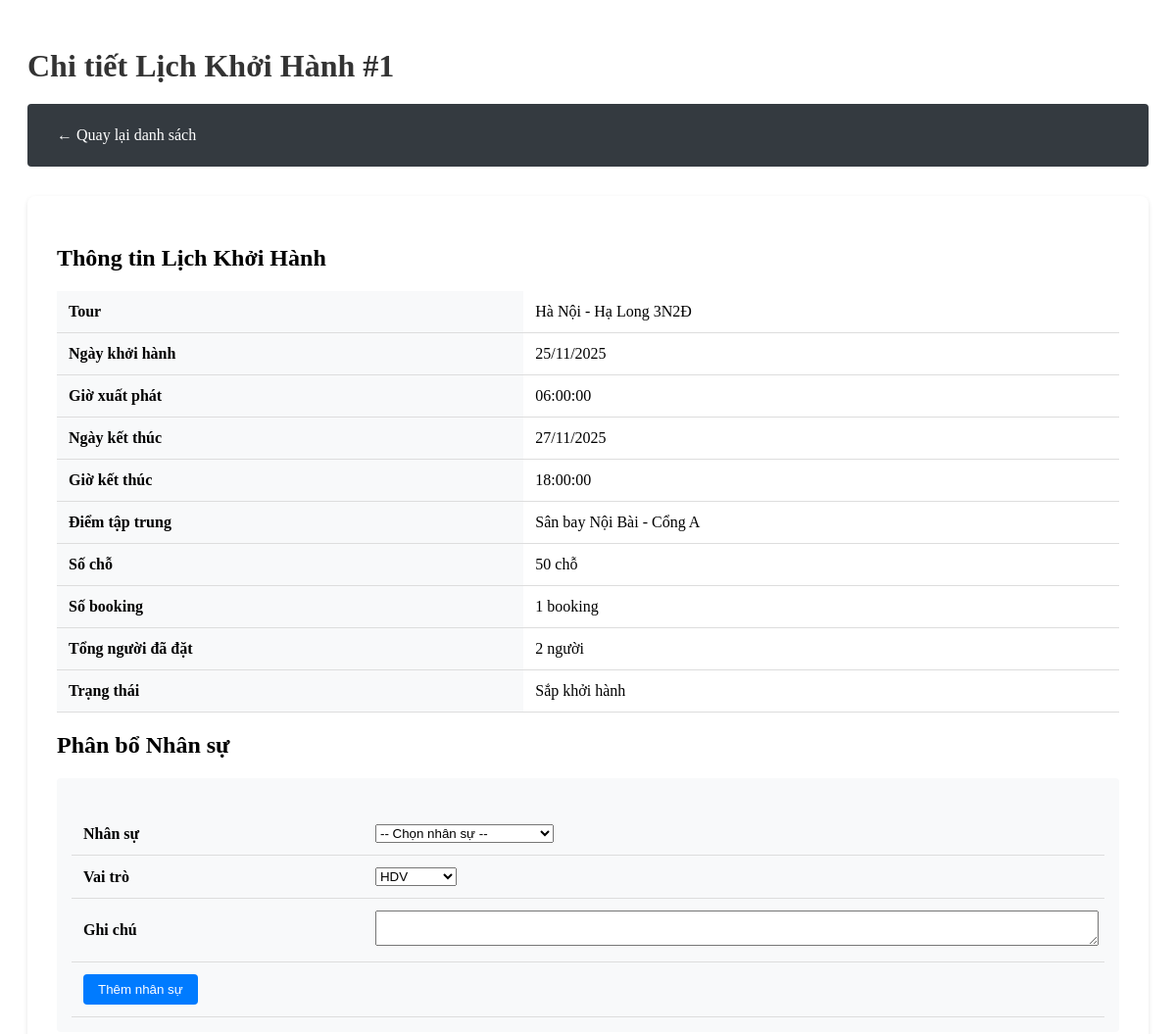
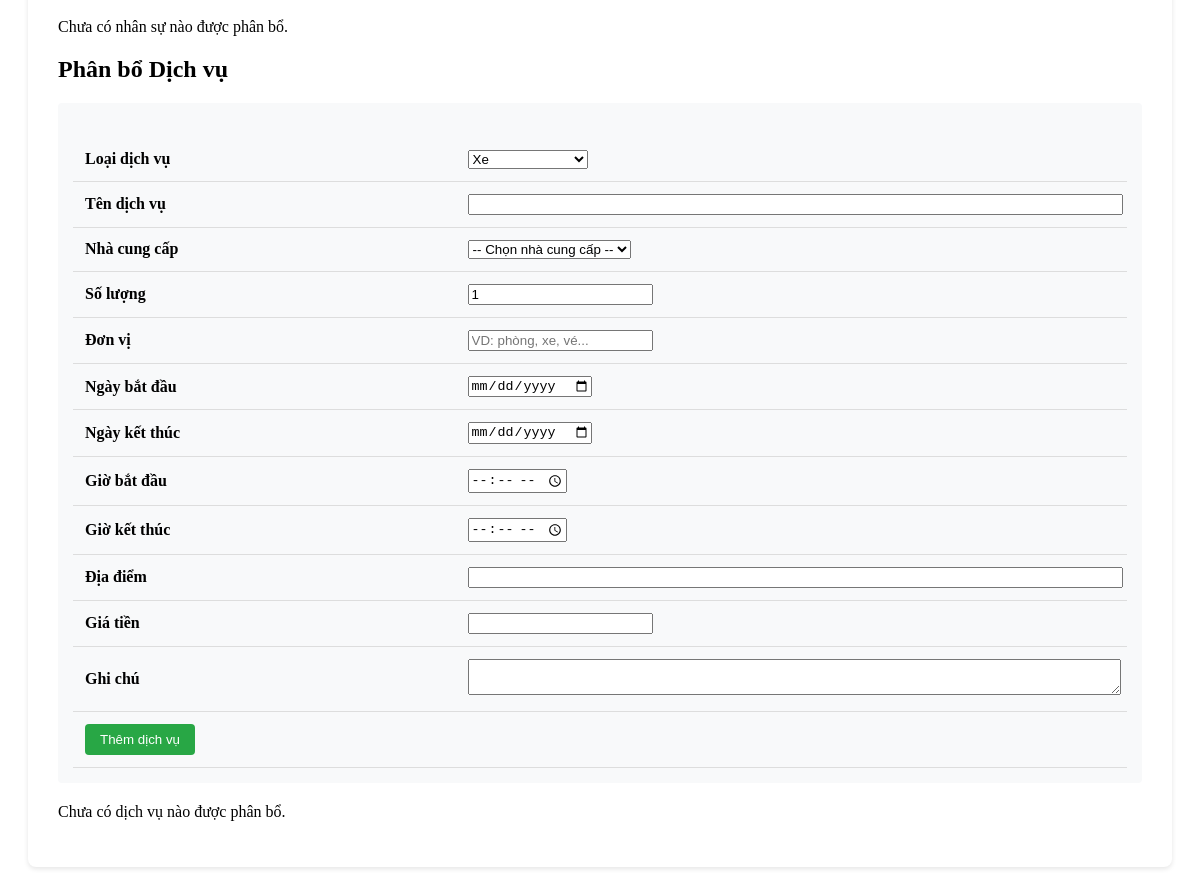
Page /index.php?act=lichKhoiHanh/chiTiet&id=1 (signed in) on the committed database (2 pictures, top to bottom).
### tables this page shows
CREATE TABLE lich_khoi_hanh (
  id INT PRIMARY KEY AUTO_INCREMENT,
  tour_id INT,
  ngay_khoi_hanh DATE,
  gio_xuat_phat TIME NULL,
  ngay_ket_thuc DATE,
  gio_ket_thuc TIME NULL,
  diem_tap_trung VARCHAR(255),
  so_cho INT DEFAULT 50,
  hdv_id INT,
  trang_thai ENUM('SapKhoiHanh','DangChay','HoanThanh'),
  ghi_chu TEXT NULL,
  FOREIGN KEY (tour_id) REFERENCES tour(tour_id),
  FOREIGN KEY (hdv_id) REFERENCES nhan_su(nhan_su_id)
);

CREATE TABLE tour (
  tour_id INT PRIMARY KEY AUTO_INCREMENT,
  ten_tour VARCHAR(255),
  loai_tour ENUM('TrongNuoc','QuocTe','TheoYeuCau'),
  mo_ta TEXT,
  gia_co_ban DECIMAL(15,2),
  chinh_sach TEXT,
  id_nha_cung_cap INT,
  tao_boi INT,
  trang_thai ENUM('HoatDong','TamDung','HetHan') DEFAULT 'HoatDong',
  FOREIGN KEY (id_nha_cung_cap) REFERENCES nha_cung_cap(id_nha_cung_cap),
  FOREIGN KEY (tao_boi) REFERENCES nguoi_dung(id)
);

### views/admin/chi_tiet_lich_khoi_hanh.php (the view, shortened to what the rows shown need)
<!DOCTYPE html>
<html lang="vi">
<head>
    <link rel="stylesheet" href="public/css/admin.css">
</head>
<body>
    <div class="admin-container">
        <h1>Chi tiết Lịch Khởi Hành #<?php echo $lichKhoiHanh['id']; ?></h1>
        <nav>
            <a href="index.php?act=lichKhoiHanh/index">← Quay lại danh sách</a>
        </nav>
        <div class="content">
            <h2>Thông tin Lịch Khởi Hành</h2>
            <table>
                <tr>
                    <th>Tour</th>
                    <td><?php echo htmlspecialchars($lichKhoiHanh['ten_tour'] ?? 'N/A'); ?></td>
                </tr>
                <tr>
                    <th>Ngày khởi hành</th>
                    <td><?php echo $lichKhoiHanh['ngay_khoi_hanh'] ? date('d/m/Y', strtotime($lichKhoiHanh['ngay_khoi_hanh'])) : 'N/A'; ?></td>
                </tr>
                <tr>
                    <th>Giờ xuất phát</th>
                    <td><?php echo $lichKhoiHanh['gio_xuat_phat'] ?? 'N/A'; ?></td>
                </tr>
                <tr>
                    <th>Ngày kết thúc</th>
                    <td><?php echo $lichKhoiHanh['ngay_ket_thuc'] ? date('d/m/Y', strtotime($lichKhoiHanh['ngay_ket_thuc'])) : 'N/A'; ?></td>
                </tr>
                <tr>
                    <th>Giờ kết thúc</th>
                    <td><?php echo $lichKhoiHanh['gio_ket_thuc'] ?? 'N/A'; ?></td>
                </tr>
                <tr>
                    <th>Điểm tập trung</th>
                    <td><?php echo htmlspecialchars($lichKhoiHanh['diem_tap_trung'] ?? ''); ?></td>
                </tr>
                <tr>
                    <th>Số chỗ</th>
                    <td><?php echo $lichKhoiHanh['so_cho'] ?? 50; ?> chỗ</td>
                </tr>
                <tr>
                    <th>Số booking</th>
                </tr>
                <tr>
                    <th>Tổng người đã đặt</th>
                </tr>
                <tr>
                    <th>Trạng thái</th>
                    <td>
                        <?php
                        $statusLabels = [
                            'SapKhoiHanh' => 'Sắp khởi hành',
                            'DangChay' => 'Đang chạy',
                            'HoanThanh' => 'Hoàn thành'
                        ];
                        echo $statusLabels[$lichKhoiHanh['trang_thai']] ?? $lichKhoiHanh['trang_thai'];
                        ?>
                    </td>
                </tr>
            </table>
            <h2>Phân bổ Nhân sự</h2>
            <form method="POST" action="index.php?act=lichKhoiHanh/phanBoNhanSu" style="margin-bottom: 20px; padding: 15px; background: #f8f9fa; border-radius: 4px;">
                <table>
                    <tr>
                        <th>Nhân sự</th>
                    </tr>
                    <tr>
                        <th>Vai trò</th>
                    </tr>
                    <tr>
                        <th>Ghi chú</th>
                    </tr>
                </table>
            </form>
            <?php if (!empty($phanBoNhanSu)): ?>
                <table>
                    <thead>
                        <tr>
                            <th>Nhân sự</th>
                            <th>Vai trò</th>
                            <th>Email/SĐT</th>
                            <th>Trạng thái</th>
                            <th>Thời gian xác nhận</th>
                            <th>Thao tác</th>
                        </tr>
                    </thead>
                    <tbody>
                        <?php foreach ($phanBoNhanSu as $pb): ?>
                            <tr>
                                <td><?php echo htmlspecialchars($pb['ho_ten'] ?? 'N/A'); ?></td>
                                <td><?php echo htmlspecialchars($pb['vai_tro']); ?></td>
                                <td>
                                    <?php echo htmlspecialchars($pb['email'] ?? ''); ?><br>
                                    <?php echo htmlspecialchars($pb['so_dien_thoai'] ?? ''); ?>
                                </td>
                                <td>
                                    <?php
                                    $statusLabels = [
                                        'ChoXacNhan' => 'Chờ xác nhận',
                                        'DaXacNhan' => 'Đã xác nhận',
                                        'TuChoi' => 'Từ chối',
                                        'Huy' => 'Hủy'
                                    ];
                                    echo $statusLabels[$pb['trang_thai']] ?? $pb['trang_thai'];
                                    ?>
                                </td>
                                <td><?php echo $pb['thoi_gian_xac_nhan'] ? date('d/m/Y H:i', strtotime($pb['thoi_gian_xac_nhan'])) : 'N/A'; ?></td>
                                <td>
                                    <form method="POST" action="index.php?act=lichKhoiHanh/updateTrangThaiNhanSu" style="display: inline;">
                                        <input type="hidden" name="id" value="<?php echo $pb['id']; ?>">
                                        <input type="hidden" name="lich_khoi_hanh_id" value="<?php echo $lichKhoiHanh['id']; ?>">
                                        <select name="trang_thai" onchange="this.form.submit()">
                                            <option value="ChoXacNhan" <?php echo $pb['trang_thai'] == 'ChoXacNhan' ? 'selected' : ''; ?>>Chờ xác nhận</option>
                                            <option value="DaXacNhan" <?php echo $pb['trang_thai'] == 'DaXacNhan' ? 'selected' : ''; ?>>Đã xác nhận</option>
                                            <option value="TuChoi" <?php echo $pb['trang_thai'] == 'TuChoi' ? 'selected' : ''; ?>>Từ chối</option>
                                            <option value="Huy" <?php echo $pb['trang_thai'] == 'Huy' ? 'selected' : ''; ?>>Hủy</option>
                                        </select>
                                    </form>
                                    <a href="index.php?act=lichKhoiHanh/deleteNhanSu&id=<?php echo $pb['id']; ?>&lich_khoi_hanh_id=<?php echo $lichKhoiHanh['id']; ?>"
                                       onclick="return confirm('Xóa phân bổ này?');">Xóa</a>
                                </td>
                            </tr>
                        <?php endforeach; ?>
                    </tbody>
                </table>
            <?php else: ?>
                <p>Chưa có nhân sự nào được phân bổ.</p>
            <?php endif; ?>
            <h2>Phân bổ Dịch vụ</h2>
            <form method="POST" action="index.php?act=lichKhoiHanh/phanBoDichVu" style="margin-bottom: 20px; padding: 15px; background: #f8f9fa; border-radius: 4px;">
                <table>
                    <tr>
                        <th>Loại dịch vụ</th>
                    </tr>
                    <tr>
                        <th>Tên dịch vụ</th>
                    </tr>
                    <tr>
                        <th>Nhà cung cấp</th>
                    </tr>
                    <tr>
                        <th>Số lượng</th>
                    </tr>
                    <tr>
                        <th>Đơn vị</th>
                    </tr>
                    <tr>
                        <th>Ngày bắt đầu</th>
                    </tr>
                    <tr>
                        <th>Ngày kết thúc</th>
                    </tr>
                    <tr>
                        <th>Giờ bắt đầu</th>
                    </tr>
                    <tr>
                        <th>Giờ kết thúc</th>
                    </tr>
                    <tr>
                        <th>Địa điểm</th>
                    </tr>
                    <tr>
                        <th>Giá tiền</th>
                    </tr>
                    <tr>
                        <th>Ghi chú</th>
                    </tr>
                </table>
            </form>
            <?php if (!empty($phanBoDichVu)): ?>
                <table>
                    <thead>
                        <tr>
                            <th>Loại</th>
                            <th>Tên dịch vụ</th>
                            <th>Nhà cung cấp</th>
                            <th>Số lượng</th>
                            <th>Thời gian</th>
                            <th>Địa điểm</th>
                            <th>Giá tiền</th>
                            <th>Trạng thái</th>
                            <th>Thao tác</th>
                        </tr>
                    </thead>
                    <tbody>
                        <?php foreach ($phanBoDichVu as $pb): ?>
                            <tr>
                                <td><?php echo htmlspecialchars($pb['loai_dich_vu']); ?></td>
                                <td><?php echo htmlspecialchars($pb['ten_dich_vu']); ?></td>
                                <td><?php echo htmlspecialchars($pb['ten_don_vi'] ?? 'N/A'); ?></td>
                                <td><?php echo $pb['so_luong']; ?> <?php echo htmlspecialchars($pb['don_vi'] ?? ''); ?></td>
                                <td>
                                    <?php if ($pb['ngay_bat_dau']): ?>
                                        <?php echo date('d/m/Y', strtotime($pb['ngay_bat_dau'])); ?>
                                        <?php if ($pb['gio_bat_dau']): ?>
                                            <?php echo $pb['gio_bat_dau']; ?>
                                        <?php endif; ?>
                                        <?php if ($pb['ngay_ket_thuc'] && $pb['ngay_ket_thuc'] != $pb['ngay_bat_dau']): ?>
                                            - <?php echo date('d/m/Y', strtotime($pb['ngay_ket_thuc'])); ?>
                                        <?php endif; ?>
                                    <?php else: ?>
                                        N/A
                                    <?php endif; ?>
                                </td>
                                <td><?php echo htmlspecialchars($pb['dia_diem'] ?? ''); ?></td>
                                <td><?php echo $pb['gia_tien'] ? number_format($pb['gia_tien']) : 'N/A'; ?> VNĐ</td>
                                <td>
                                    <?php
                                    $statusLabels = [
                                        'ChoXacNhan' => 'Chờ xác nhận',
                                        'DaXacNhan' => 'Đã xác nhận',
                                        'TuChoi' => 'Từ chối',
                                        'Huy' => 'Hủy',
                                        'HoanTat' => 'Hoàn tất'
                                    ];
                                    echo $statusLabels[$pb['trang_thai']] ?? $pb['trang_thai'];
                                    ?>
                                </td>
                                <td>
                                    <form method="POST" action="index.php?act=lichKhoiHanh/updateTrangThaiDichVu" style="display: inline;">
                                        <input type="hidden" name="id" value="<?php echo $pb['id']; ?>">
                                        <input type="hidden" name="lich_khoi_hanh_id" value="<?php echo $lichKhoiHanh['id']; ?>">
                                        <select name="trang_thai" onchange="this.form.submit()">
                                            <option value="ChoXacNhan" <?php echo $pb['trang_thai'] == 'ChoXacNhan' ? 'selected' : ''; ?>>Chờ xác nhận</option>
                                            <option value="DaXacNhan" <?php echo $pb['trang_thai'] == 'DaXacNhan' ? 'selected' : ''; ?>>Đã xác nhận</option>
                                            <option value="TuChoi" <?php echo $pb['trang_thai'] == 'TuChoi' ? 'selected' : ''; ?>>Từ chối</option>
                                            <option value="Huy" <?php echo $pb['trang_thai'] == 'Huy' ? 'selected' : ''; ?>>Hủy</option>
                                            <option value="HoanTat" <?php echo $pb['trang_thai'] == 'HoanTat' ? 'selected' : ''; ?>>Hoàn tất</option>
                                        </select>
                                    </form>
                                    <a href="index.php?act=lichKhoiHanh/deleteDichVu&id=<?php echo $pb['id']; ?>&lich_khoi_hanh_id=<?php echo $lichKhoiHanh['id']; ?>"
                                       onclick="return confirm('Xóa phân bổ này?');">Xóa</a>
                                </td>
                            </tr>
                        <?php endforeach; ?>
                    </tbody>
                </table>
                <p><strong>Tổng chi phí dịch vụ: <?php echo number_format($tongChiPhi); ?> VNĐ</strong></p>
            <?php else: ?>
                <p>Chưa có dịch vụ nào được phân bổ.</p>
            <?php endif; ?>
        </div>
    </div>
</body>
</html>

### rows in the picture
lich_khoi_hanh: id "1", tour.ten_tour "Hà Nội - Hạ Long 3N2Đ", ngay_khoi_hanh "25/11/2025", gio_xuat_phat "06:00:00", ngay_ket_thuc "27/11/2025", gio_ket_thuc "18:00:00", diem_tap_trung "Sân bay Nội Bài - Cổng A", so_cho "50", trang_thai "Sắp khởi hành"

### other values in the picture
$lichKhoiHanh['so_booking'] "1"
$lichKhoiHanh['tong_nguoi_dat'] "2"
